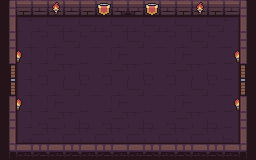

This game map was drawn from its Tiled (.tmx) file and the tilesets committed beside it. A one-line description and the full map source follow:
An orthogonal 16x10 tile map with 16x16 px tiles, 3 tile layers (fondo, piso, details), 2 tilesets and 6 objects (3x spawn).

<map version="1.9" tiledversion="1.9.2" orientation="orthogonal" renderorder="right-down" width="16" height="10" tilewidth="16" tileheight="16" infinite="0" nextlayerid="8" nextobjectid="29">
 <tileset firstgid="1" name="Dungeon_Tileset" tilewidth="16" tileheight="16" tilecount="100" columns="10">
  <image source="Dungeon_Tileset.png" width="160" height="160" />
 </tileset>
 <tileset firstgid="101" source="Dungeon_Tileset.tsx" />
 <layer id="2" name="fondo" width="16" height="10">
  <data encoding="csv">
79,79,79,79,79,79,79,79,79,79,79,79,79,79,79,79,
79,79,79,79,79,79,79,79,79,79,79,79,79,79,79,79,
79,79,79,79,79,79,79,79,79,79,79,79,79,79,79,79,
79,79,79,79,79,79,79,79,79,79,79,79,79,79,79,79,
79,79,79,79,79,79,79,79,79,79,79,79,79,79,79,79,
79,79,79,79,79,79,79,79,79,79,79,79,79,79,79,79,
79,79,79,79,79,79,79,79,79,79,79,79,79,79,79,79,
79,79,79,79,79,79,79,79,79,79,79,79,79,79,79,79,
79,79,79,79,79,79,79,79,79,79,79,79,79,79,79,79,
79,79,79,79,79,79,79,79,79,79,79,79,79,79,79,79
</data>
 </layer>
 <layer id="1" name="piso" width="16" height="10">
  <data encoding="csv">
1,102,103,102,103,102,103,104,2147483752,102,103,102,103,102,103,6,
11,12,13,14,13,14,13,14,13,14,13,14,13,14,15,16,
21,22,24,24,23,24,23,24,23,24,23,24,23,24,25,26,
31,22,23,24,23,24,23,24,23,24,23,24,23,24,25,36,
49,22,23,24,23,24,23,24,23,24,23,24,23,24,25,48,
59,22,23,24,23,24,23,24,23,24,23,24,23,24,25,58,
11,22,23,24,23,24,23,24,23,24,23,24,23,24,25,16,
21,22,23,24,23,24,23,24,23,24,23,23,23,24,25,26,
31,32,33,34,33,34,33,34,33,34,33,34,33,34,35,36,
41,42,43,42,42,43,43,37,38,43,43,42,42,44,45,46
</data>
 </layer>
 <layer id="3" name="details" width="16" height="10">
  <data encoding="csv">
0,0,0,191,0,0,175,0,0,175,0,0,191,0,0,0,
0,0,0,0,0,0,0,0,0,0,0,0,0,0,0,0,
0,0,107,108,109,110,107,108,109,110,107,108,109,110,0,0,
0,192,117,118,119,120,117,118,119,120,117,118,119,120,2147483840,0,
0,0,127,128,129,130,127,128,129,130,127,128,129,130,0,0,
0,0,107,108,109,110,107,108,109,110,107,108,109,110,0,0,
0,192,117,118,119,120,117,118,119,120,117,118,119,120,2147483840,0,
0,0,127,128,129,130,127,128,129,130,127,128,129,130,0,0,
0,0,0,0,0,0,0,0,0,0,0,0,0,0,0,0,
0,142,143,142,143,142,143,142,145,2147483791,2147483790,2147483791,2147483790,2147483791,2147483790,0
</data>
 </layer>
 <objectgroup id="4" name="collisions">
  <object id="9" x="16" y="16">
   <polyline points="0,0 0,128 224,128 224,0 0,0" />
  </object>
 </objectgroup>
 <objectgroup id="7" name="chest">
  <object id="28" x="215.875" y="40.125">
   <point />
  </object>
 </objectgroup>
 <objectgroup id="5" name="doors">
  <object id="10" x="16" y="64">
   <polygon points="1.9375,0 1.9375,32 -16,32 -16,0" />
  </object>
 </objectgroup>
 <objectgroup id="6" name="enemies">
  <object id="22" name="spawn" x="54.75" y="36.5">
   <properties>
    <property name="armor" type="float" value="1" />
    <property name="dmg" type="float" value="1" />
    <property name="hp" type="float" value="10" />
    <property name="speed" type="float" value="1" />
    <property name="state" type="int" value="0" />
   </properties>
   <point />
  </object>
  <object id="23" name="spawn" x="39.5" y="119.25">
   <properties>
    <property name="armor" type="float" value="1" />
    <property name="dmg" type="float" value="1" />
    <property name="hp" type="float" value="10" />
    <property name="speed" type="float" value="1" />
    <property name="state" type="int" value="0" />
   </properties>
   <point />
  </object>
  <object id="24" name="spawn" x="222.75" y="130.75">
   <properties>
    <property name="armor" type="float" value="1" />
    <property name="dmg" type="float" value="1" />
    <property name="hp" type="float" value="10" />
    <property name="speed" type="float" value="1" />
    <property name="state" type="int" value="0" />
   </properties>
   <point />
  </object>
 </objectgroup>
</map>
